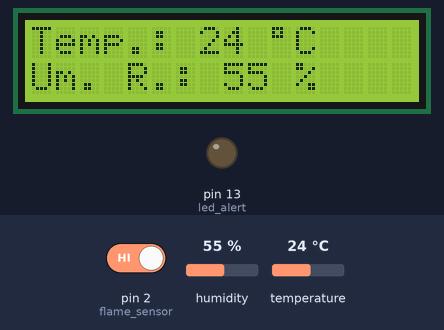
This sketch was run on a simulated Arduino Uno, built with avr-gcc and run on an emulated ATmega328P. On the bench: 16×2 character LCD, output pins drawn as LEDs (lit = HIGH). Inputs (shaded band) come from the test bench; at power-on: pin 2 (flame_sensor) HIGH, humidity 55 %, temperature 24 °C. What the sketch prints to the serial monitor is not drawn.

Above: at 1.2 s.
1.3 s: pin 2 (flame_sensor) driven LOW
At 4.3 s:
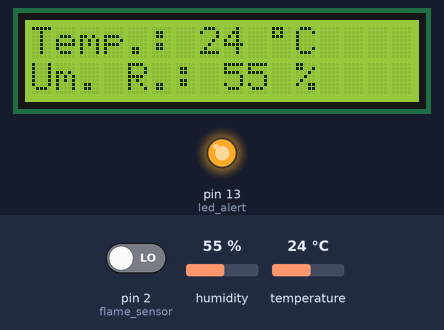
4.6 s: humidity set to 22 %
At 6.6 s:
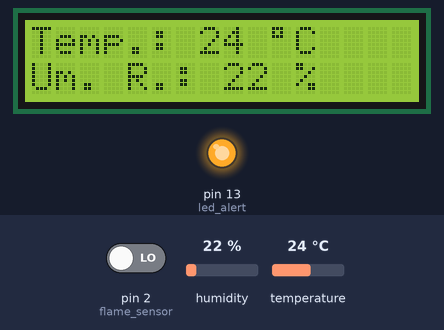
7.7 s: temperature set to 12 °C
At 10.3 s:
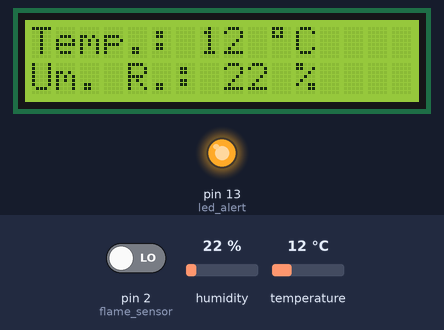
10.8 s: humidity set to 40 %
At 12.9 s:
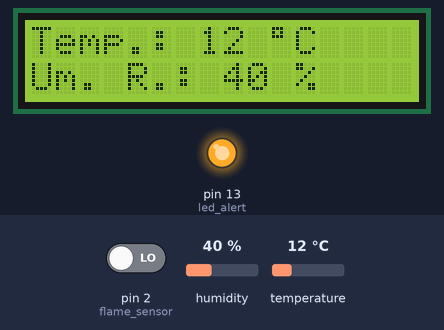
13.9 s: temperature set to 19 °C
At 16.7 s:
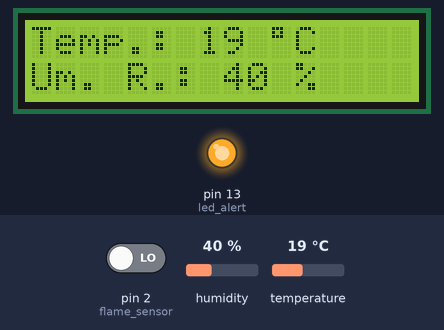
Timing chart, 0 to 17.9 s (numbered marks = the images above; inputs shaded):
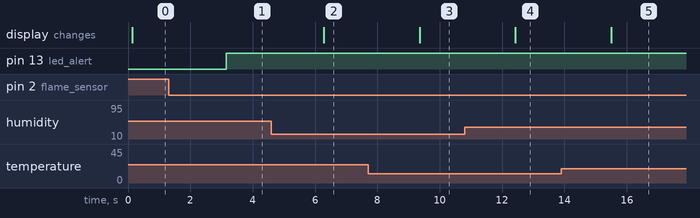

Measured:
- after the input at 1.3 s, pin 13 (led_alert): LOW → HIGH after 1.9 s
- after the input at 4.6 s, the display: changes after 1.7 s (image 2)
- after the input at 7.7 s, the display: changes after 1.7 s (image 3)
- after the input at 10.8 s, the display: changes after 1.6 s (image 4)
- after the input at 13.9 s, the display: changes after 1.6 s (image 5)

The sketch:

bio-sensor.ino
```cpp
#include <dht.h>
#include <LiquidCrystal.h>
#include <SoftwareSerial.h>

#define dht_pin 3 // defines digital pin 3 as DHT sensor pin
#define temperature_limit 50 // temperature limit to start the alert message
#define led_alert 13 // the alert LED defined at pin 13
#define flame_sensor 2 // the flame sensor pin

#define LORA_RX_PIN 8 // defines digital pin 8 as LoRa RX pin
#define LORA_TX_PIN 9 // defines digital pin 9 as LoRa TX pin

SoftwareSerial loraSerial(LORA_RX_PIN, LORA_TX_PIN); // (rx, tx)

//String comdata = "";
char msg[50];

dht dht11; // create a object from DHT sensors library

volatile int flame_alert = 0;

int temperature = 0x00, // stores temperature value
      humidity  = 0x00; // stores humidity value

//LiquidCrystal lcd(RS, E, D4, D5, D6, D7); control pinout of JHD162A LCD module
LiquidCrystal lcd(12, 11, 4, 5, 6, 7);

// prototype of the function of printing parameters on the LCD
void printToLcd(int temp, int humid);

/*void flameAlertOn() {
  flame_alert = 1;
}

void flameAlertOff() {
  flame_alert = 0;
}*/

void setup() {
  pinMode(led_alert, OUTPUT); // LED pin defined as output
  pinMode(flame_sensor, INPUT); // flame sensor pin defined as input

  Serial.begin(9600); // starts serial communication with 9600 of baud rate
  loraSerial.begin(9600); // starts lora serial communication with 9600 of baud rate

  lcd.begin(16,2); // starts the LCD as 16 columns and 2 rows

  //attachInterrupt(digitalPinToInterrupt(flame_sensor), flameAlertOn, FALLING);
  //attachInterrupt(digitalPinToInterrupt(flame_sensor), flameAlertOff, RISING);
}

void loop() {
  dht11.read11(dht_pin); // defines the model of the DHT sensor as 11 and starts the read
  temperature = dht11.temperature; // receives the temperature value
  humidity = dht11.humidity; // receives the humidity value

  if(digitalRead(flame_sensor) == 0){
    flame_alert = 1;
    delay(1000);
  } else {
    flame_alert = 0;
  }
  // print to serial monitor
  /*Serial.print("{\"temp\":\"");
  Serial.print(temperature);
  Serial.print(" °C\", \"humi\": \"");
  Serial.print(humidity);
  Serial.println(" %\"}");*/

  if(flame_alert == 1){
    digitalWrite(led_alert, HIGH);
    Serial.println("Fogo!");
  } else {
    digitalWrite(led_alert, LOW);
  }

  sprintf(msg, "{\"temp\": \"%d\", \"humi\": \"%d\", \"alert\": \"%d\"}\n", temperature, humidity, flame_alert);
  Serial.print(msg);
  loraSerial.print(msg);


  // turns on the alert if the temperature is above the limit
  if(temperature> temperature_limit){
    digitalWrite(led_alert, HIGH);
    lcd.setCursor(0, 0);
    lcd.print("    ALERTA!!    ");
    lcd.setCursor(0,1);
    lcd.print("TEMP.: ");
    lcd.print(temperature);
    lcd.print(" ");
    lcd.print((char)223);
    lcd.print("C");
    delay(3000);
    digitalWrite(led_alert, LOW);
  }
  printToLcd(temperature, humidity);
}

// a function to print temperature and humidity on the LCD screen
void printToLcd(int temp, int humid) {
  lcd.setCursor(0,0);
  lcd.print("Temp.: ");
  lcd.print(temp);
  lcd.print(" ");
  lcd.print((char)223);
  lcd.print("C");
  lcd.setCursor(0,1);
  lcd.print("Um. R.: ");
  lcd.print(humid);
  lcd.print(" %");
  delay(2000);

}

/*void serialEvent(){
  comdata="";
  while(Serial.available())
  {
    comdata += char(Serial.read());
    delay(2);
  }
}*/
```
